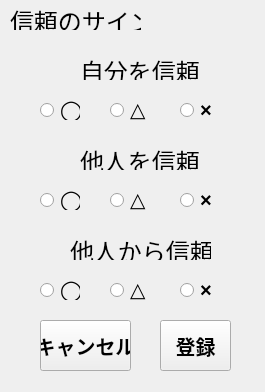
<?xml version="1.0" encoding="UTF-8"?>
<ui version="4.0">
 <class>lifeForm</class>
 <widget class="QWidget" name="lifeForm">
  <property name="geometry">
   <rect>
    <x>0</x>
    <y>0</y>
    <width>265</width>
    <height>392</height>
   </rect>
  </property>
  <property name="windowTitle">
   <string>信頼のサイン</string>
  </property>
  <widget class="QPushButton" name="resistButton">
   <property name="geometry">
    <rect>
     <x>160</x>
     <y>320</y>
     <width>71</width>
     <height>51</height>
    </rect>
   </property>
   <property name="font">
    <font>
     <pointsize>15</pointsize>
     <weight>75</weight>
     <bold>true</bold>
    </font>
   </property>
   <property name="text">
    <string>登録</string>
   </property>
  </widget>
  <widget class="QPushButton" name="cancelButton">
   <property name="geometry">
    <rect>
     <x>40</x>
     <y>320</y>
     <width>91</width>
     <height>51</height>
    </rect>
   </property>
   <property name="font">
    <font>
     <pointsize>15</pointsize>
     <weight>75</weight>
     <bold>true</bold>
    </font>
   </property>
   <property name="text">
    <string>キャンセル</string>
   </property>
  </widget>
  <widget class="QRadioButton" name="radioButton_Triangle_2">
   <property name="geometry">
    <rect>
     <x>110</x>
     <y>190</y>
     <width>40</width>
     <height>20</height>
    </rect>
   </property>
   <property name="font">
    <font>
     <pointsize>15</pointsize>
     <weight>75</weight>
     <bold>true</bold>
    </font>
   </property>
   <property name="text">
    <string>△</string>
   </property>
   <attribute name="buttonGroup">
    <string notr="true">trustOtherRadio</string>
   </attribute>
  </widget>
  <widget class="QRadioButton" name="radioButton_Cross_2">
   <property name="geometry">
    <rect>
     <x>180</x>
     <y>190</y>
     <width>40</width>
     <height>20</height>
    </rect>
   </property>
   <property name="font">
    <font>
     <pointsize>15</pointsize>
     <weight>75</weight>
     <bold>true</bold>
    </font>
   </property>
   <property name="text">
    <string>×</string>
   </property>
   <attribute name="buttonGroup">
    <string notr="true">trustOtherRadio</string>
   </attribute>
  </widget>
  <widget class="QRadioButton" name="radioButton_CIrcle_2">
   <property name="geometry">
    <rect>
     <x>40</x>
     <y>190</y>
     <width>40</width>
     <height>20</height>
    </rect>
   </property>
   <property name="font">
    <font>
     <pointsize>15</pointsize>
     <weight>75</weight>
     <bold>true</bold>
    </font>
   </property>
   <property name="text">
    <string>◯</string>
   </property>
   <attribute name="buttonGroup">
    <string notr="true">trustOtherRadio</string>
   </attribute>
  </widget>
  <widget class="QLabel" name="label_3">
   <property name="geometry">
    <rect>
     <x>80</x>
     <y>150</y>
     <width>121</width>
     <height>20</height>
    </rect>
   </property>
   <property name="font">
    <font>
     <pointsize>18</pointsize>
    </font>
   </property>
   <property name="text">
    <string>他人を信頼</string>
   </property>
  </widget>
  <widget class="QRadioButton" name="radioButton_Triangle_3">
   <property name="geometry">
    <rect>
     <x>110</x>
     <y>280</y>
     <width>40</width>
     <height>20</height>
    </rect>
   </property>
   <property name="font">
    <font>
     <pointsize>15</pointsize>
     <weight>75</weight>
     <bold>true</bold>
    </font>
   </property>
   <property name="text">
    <string>△</string>
   </property>
   <attribute name="buttonGroup">
    <string notr="true">trustFromOtherRadio</string>
   </attribute>
  </widget>
  <widget class="QRadioButton" name="radioButton_Cross_3">
   <property name="geometry">
    <rect>
     <x>180</x>
     <y>280</y>
     <width>40</width>
     <height>20</height>
    </rect>
   </property>
   <property name="font">
    <font>
     <pointsize>15</pointsize>
     <weight>75</weight>
     <bold>true</bold>
    </font>
   </property>
   <property name="text">
    <string>×</string>
   </property>
   <attribute name="buttonGroup">
    <string notr="true">trustFromOtherRadio</string>
   </attribute>
  </widget>
  <widget class="QRadioButton" name="radioButton_CIrcle_3">
   <property name="geometry">
    <rect>
     <x>40</x>
     <y>280</y>
     <width>40</width>
     <height>20</height>
    </rect>
   </property>
   <property name="font">
    <font>
     <pointsize>15</pointsize>
     <weight>75</weight>
     <bold>true</bold>
    </font>
   </property>
   <property name="text">
    <string>◯</string>
   </property>
   <attribute name="buttonGroup">
    <string notr="true">trustFromOtherRadio</string>
   </attribute>
  </widget>
  <widget class="QLabel" name="label_4">
   <property name="geometry">
    <rect>
     <x>70</x>
     <y>240</y>
     <width>141</width>
     <height>20</height>
    </rect>
   </property>
   <property name="font">
    <font>
     <pointsize>18</pointsize>
    </font>
   </property>
   <property name="text">
    <string>他人から信頼</string>
   </property>
  </widget>
  <widget class="QRadioButton" name="radioButton_Triangle">
   <property name="geometry">
    <rect>
     <x>110</x>
     <y>100</y>
     <width>40</width>
     <height>20</height>
    </rect>
   </property>
   <property name="font">
    <font>
     <pointsize>15</pointsize>
     <weight>75</weight>
     <bold>true</bold>
    </font>
   </property>
   <property name="text">
    <string>△</string>
   </property>
   <attribute name="buttonGroup">
    <string notr="true">trustMeRadio</string>
   </attribute>
  </widget>
  <widget class="QRadioButton" name="radioButton_Cross">
   <property name="geometry">
    <rect>
     <x>180</x>
     <y>100</y>
     <width>40</width>
     <height>20</height>
    </rect>
   </property>
   <property name="font">
    <font>
     <pointsize>15</pointsize>
     <weight>75</weight>
     <bold>true</bold>
    </font>
   </property>
   <property name="text">
    <string>×</string>
   </property>
   <attribute name="buttonGroup">
    <string notr="true">trustMeRadio</string>
   </attribute>
  </widget>
  <widget class="QRadioButton" name="radioButton_CIrcle">
   <property name="geometry">
    <rect>
     <x>40</x>
     <y>100</y>
     <width>40</width>
     <height>20</height>
    </rect>
   </property>
   <property name="font">
    <font>
     <pointsize>15</pointsize>
     <weight>75</weight>
     <bold>true</bold>
    </font>
   </property>
   <property name="text">
    <string>◯</string>
   </property>
   <attribute name="buttonGroup">
    <string notr="true">trustMeRadio</string>
   </attribute>
  </widget>
  <widget class="QLabel" name="label_5">
   <property name="geometry">
    <rect>
     <x>80</x>
     <y>60</y>
     <width>121</width>
     <height>20</height>
    </rect>
   </property>
   <property name="font">
    <font>
     <pointsize>18</pointsize>
    </font>
   </property>
   <property name="text">
    <string>自分を信頼</string>
   </property>
  </widget>
  <widget class="QLabel" name="label_6">
   <property name="geometry">
    <rect>
     <x>10</x>
     <y>10</y>
     <width>131</width>
     <height>20</height>
    </rect>
   </property>
   <property name="font">
    <font>
     <pointsize>18</pointsize>
    </font>
   </property>
   <property name="text">
    <string>信頼のサイン</string>
   </property>
  </widget>
 </widget>
 <resources/>
 <connections>
  <connection>
   <sender>cancelButton</sender>
   <signal>pressed()</signal>
   <receiver>lifeForm</receiver>
   <slot>pushCancelButtonSlot()</slot>
   <hints>
    <hint type="sourcelabel">
     <x>65</x>
     <y>348</y>
    </hint>
    <hint type="destinationlabel">
     <x>18</x>
     <y>342</y>
    </hint>
   </hints>
  </connection>
  <connection>
   <sender>resistButton</sender>
   <signal>pressed()</signal>
   <receiver>lifeForm</receiver>
   <slot>pushResistButtonSlot()</slot>
   <hints>
    <hint type="sourcelabel">
     <x>206</x>
     <y>342</y>
    </hint>
    <hint type="destinationlabel">
     <x>246</x>
     <y>352</y>
    </hint>
   </hints>
  </connection>
 </connections>
 <slots>
  <slot>pushCancelButtonSlot()</slot>
  <slot>pushResistButtonSlot()</slot>
 </slots>
 <buttongroups>
  <buttongroup name="trustMeRadio"/>
  <buttongroup name="trustOtherRadio"/>
  <buttongroup name="trustFromOtherRadio"/>
 </buttongroups>
</ui>
